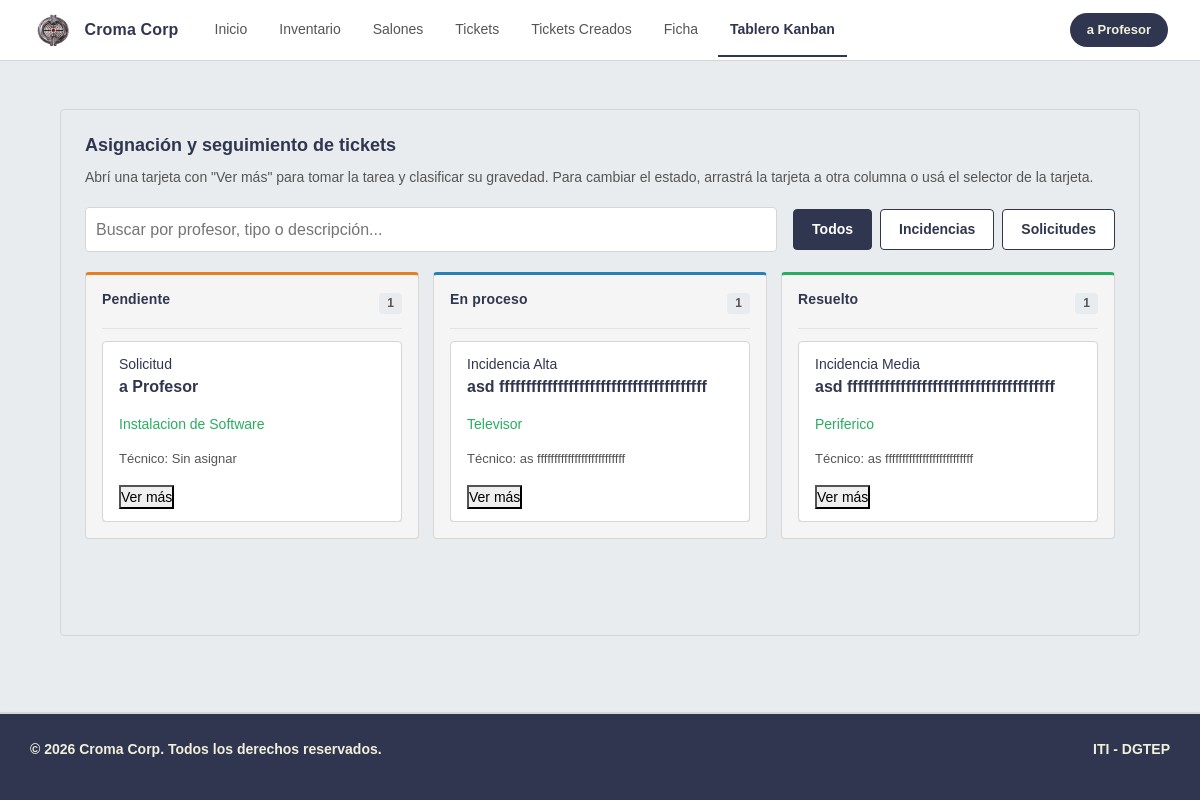
The page /Presentacion/html/tecnico/kanban.php (signed in) on the database its author committed.
### tables this page shows
CREATE TABLE `solicitud` (
  `id_solicitud` int(11) NOT NULL,
  `tipo` varchar(50) NOT NULL,
  `descripcion` text NOT NULL,
  `estado` enum('Pendiente','En proceso','Resuelto','Cancelada') NOT NULL DEFAULT 'Pendiente',
  `cedula_solicitante` varchar(12) NOT NULL,
  `cedula_tecnico` varchar(12) DEFAULT NULL,
  `id_salon` int(11) NOT NULL
);

CREATE TABLE `incidencia` (
  `id_incidencia` int(11) NOT NULL,
  `fecha` date NOT NULL,
  `fecha_limite` date DEFAULT NULL,
  `turno` enum('matutino','vespertino','nocturno') DEFAULT NULL,
  `estado` enum('Pendiente','En proceso','Resuelto') NOT NULL DEFAULT 'Pendiente',
  `tipo` varchar(50) NOT NULL,
  `descripcion` text NOT NULL,
  `prioridad` enum('Sin asignar','Baja','Media','Alta') NOT NULL DEFAULT 'Sin asignar',
  `cedula_solicitante` varchar(12) NOT NULL,
  `cedula_tecnico` varchar(12) DEFAULT NULL,
  `id_registro_origen` int(11) DEFAULT NULL,
  `numero_serie` varchar(50) DEFAULT NULL
);

### Procesos/mostrarkanban.php (called while the page is built, shortened)
<?php
require_once __DIR__ . '/../Datos/Clases/ClassIncidencia.php';
require_once __DIR__ . '/../Datos/Clases/ClassSolicitud.php';
require_once __DIR__ . '/../Datos/Clases/ClassUsuario.php';
require_once __DIR__ . '/../Datos/DataBase/ConexionMYSQL/conexion.php';
$incidencias = Incidencia::mostrar($conexion);
$solicitudes = Solicitud::mostrar($conexion);
$usuarios = Usuario::mostrar();
$nombresPorDocumento = [];
foreach ($usuarios as $usuario) {
    $nombresPorDocumento[$usuario['documento']] = $usuario['nombre'] . ' ' . $usuario['apellido'];
}
$tickets = [];
foreach ($incidencias as $incidencia) {
    $tickets[] = [
        'clase'          => 'Incidencia',
        'id'             => $incidencia['id_incidencia'],
        'tipo'           => $incidencia['tipo'],
        'fecha'          => $incidencia['fecha'],
        'turno'          => $incidencia['turno'],
        'prioridad'      => $incidencia['prioridad'],
        'descripcion'    => $incidencia['descripcion'],
        'estado'         => $incidencia['estado'],
        'numero_serie'   => $incidencia['numero_serie'],
        'cedula_tecnico' => $incidencia['cedula_tecnico'],
        'nombreProf'     => $nombresPorDocumento[$incidencia['cedula_solicitante']] ?? $incidencia['cedula_solicitante'],
        'nombreTecnico'  => $incidencia['cedula_tecnico'] ? ($nombresPorDocumento[$incidencia['cedula_tecnico']] ?? $incidencia['cedula_tecnico']) : 'Sin asignar',
    ];
}
foreach ($solicitudes as $solicitud) {
    $tickets[] = [
        'clase'          => 'Solicitud',
        'id'             => $solicitud['id_solicitud'],
        'tipo'           => $solicitud['tipo'],
        'fecha'          => null,
        'turno'          => null,
        'prioridad'      => null,
        'descripcion'    => $solicitud['descripcion'],
        'estado'         => $solicitud['estado'],
        'numero_serie'   => null,
        'cedula_tecnico' => $solicitud['cedula_tecnico'],
        'nombreProf'     => $nombresPorDocumento[$solicitud['cedula_solicitante']] ?? $solicitud['cedula_solicitante'],
        'nombreTecnico'  => $solicitud['cedula_tecnico'] ? ($nombresPorDocumento[$solicitud['cedula_tecnico']] ?? $solicitud['cedula_tecnico']) : 'Sin asignar',
    ];
}
$miDocumento = $_SESSION['usuarioActivo']['documento'] ?? '';

### Datos/Clases/ClassIncidencia.php (called while the page is built, shortened)
<?php
class Incidencia {
    public static function mostrar($conexion) {
        $sql = "SELECT id_incidencia, fecha, fecha_limite, turno, estado, tipo, descripcion, prioridad, cedula_solicitante, cedula_tecnico, numero_serie
                FROM incidencia
                ORDER BY fecha DESC";
        $resultado = $conexion->query($sql);
        return $resultado->fetch_all(MYSQLI_ASSOC);
    }
}

### Datos/Clases/ClassUsuario.php (called while the page is built, shortened)
<?php
require_once __DIR__ . '/../DataBase/ConexionMYSQL/conexion.php';
class Usuario {
    public static function mostrar(){
    global $conexion;
    $sql = $conexion->query("SELECT documento, nombre, apellido, documento, rol, contrasena FROM usuario");
    $usuarios = [];
    while ($fila = $sql->fetch_assoc()) {
    $usuarios[] = $fila;
}
return $usuarios;
 }
}
?>

### Datos/Clases/ClassSolicitud.php (called while the page is built, shortened)
<?php
class Solicitud {
    public static function mostrar($conexion) {
        $sql = "SELECT id_solicitud, tipo, descripcion, estado, cedula_solicitante, cedula_tecnico, id_salon
                FROM solicitud";
        $resultado = $conexion->query($sql);
        return $resultado->fetch_all(MYSQLI_ASSOC);
    }
}

### Presentacion/html/tecnico/kanban.php (the view, shortened to what this page needs)
<!DOCTYPE html>
<html lang="es">
<head>
    <link rel="stylesheet" href="https://cdn.jsdelivr.net/npm/bootstrap@5.3.3/dist/css/bootstrap.min.css">
    <link rel="stylesheet" href="../../css/global.css">
    <link rel="stylesheet" href="../../css/kanban.css">
</head>
<body data-modulo="kanban">
    <header>
        <?php include '../../globales/Header.php'?>
    </header>
    <?php include_once '../../../Procesos/mostrarkanban.php'; ?>
    <main>
        <section id="seccion-tablero">
            <h3 class="titulo-seccion">Asignación y seguimiento de tickets</h3>
            <p class="ayuda-tablero">Abrí una tarjeta con "Ver más" para tomar la tarea y clasificar su gravedad. Para cambiar el estado, arrastrá la tarjeta a otra columna o usá el selector de la tarjeta.</p>
            <div id="controles">
                <input id="inptbusqueda" name="inptbusqueda" placeholder="Buscar por profesor, tipo o descripción...">
                <div id="filtros">
                    <button type="button" class="filtro-clase activo" data-clase="Todos">Todos</button>
                    <button type="button" class="filtro-clase" data-clase="Incidencia">Incidencias</button>
                    <button type="button" class="filtro-clase" data-clase="Solicitud">Solicitudes</button>
                </div>
            </div>
            <div class="tablero">
                <?php foreach (["Pendiente", "En proceso", "Resuelto"] as $columna): ?>
                    <section class="columna-kanban" data-estado="<?= $columna ?>">
                        <div class="cabecera-columna">
                            <h4><?= $columna ?></h4>
                            <span class="contador-kanban" data-estado="<?= $columna ?>">
                                <?php
                                    $cantidad = 0;
                                    foreach ($tickets as $ticket) {
                                        if ($ticket['estado'] === $columna) {
                                            $cantidad++;
                                        }
                                    }
                                    echo $cantidad;
                                ?>
                            </span>
                        </div>
                        <ul class="lista-kanban" data-estado="<?= $columna ?>">
                            <?php foreach ($tickets as $ticket): ?>
                                <?php if ($ticket['estado'] !== $columna) continue; ?>
                                <li class="tarjeta-kanban" draggable="true" data-id="<?= $ticket['id'] ?>" data-clase="<?= $ticket['clase'] ?>" data-estado="<?= $ticket['estado'] ?>" data-mi-documento="<?= htmlspecialchars($miDocumento) ?>">
                                    <div class="fila-tarjeta">
                                        <span class="etiqueta-clase etiqueta-<?= strtolower($ticket['clase']) ?>"><?= $ticket['clase'] ?></span>
                                        <?php if ($ticket['clase'] === 'Incidencia'): ?>
                                            <span class="etiqueta-gravedad"><?= htmlspecialchars($ticket['prioridad']) ?></span>
                                        <?php endif; ?>
                                    </div>
                                    <p class="tarjeta-nombre"><?= htmlspecialchars($ticket['nombreProf']) ?></p>
                                    <p class="tarjeta-tipo"><?= htmlspecialchars($ticket['tipo']) ?></p>
                                    <p class="tarjeta-asignado">Técnico: <?= htmlspecialchars($ticket['nombreTecnico']) ?></p>
                                    <button type="button" class="boton-detalle">Ver más</button>
                                </li>
                            <?php endforeach; ?>
                        </ul>
                    </section>
                <?php endforeach; ?>
            </div>
        </section>
    </main>
</body>
</html>

### Presentacion/css/global.css (style rules this page uses)
:root { --navy-700: #30364f; --navy-600: #3d4460; --crema: #f0f0db; --peligro: #c0392b; --peligro-claro: #f5e0dd; --exito: #27ae60; --exito-claro: #ddf1e5; --alerta: #e67e22; --alerta-claro: #fceee1; --info: #2980b9; --info-claro: #ddebf5; --superficie: #ffffff; --lienzo: #e8ecef; --lienzo-alt: #f5f5f5; --borde: #d6d6d6; --borde-tenue: #e4e4e4; --texto: #30364f; --texto-tenue: #555555; --radio: 4px; --sombra: 0 1px 2px rgba(48, 54, 79, 0.12); --sombra-elevada: 0 2px 3px rgba(48, 54, 79, 0.18); --transicion: 0.15s ease; --fila: 40px; --alerta-texto: #8a4b12; --info-texto: #1b5b83; --exito-texto: #1a7a44; --peligro-hover: #a93226; --marcador: #8a8a8a; }
* { margin: 0; padding: 0; box-sizing: border-box; text-decoration: none; font-family:Arial, Helvetica, sans-serif; }
html { scroll-behavior: smooth; overflow-x: hidden; }
body { font-family: 'Helvetica Neue', Helvetica, Arial, sans-serif; margin: 0; padding: 0; display: flex; flex-direction: column; min-height: 100vh; background-color: var(--lienzo); overflow-x: hidden; max-width: 100%; }
main { flex: 1; display: flex; justify-content: center; min-width: 0; }
body > header { display: grid; grid-template-columns: auto auto auto 1fr; align-items: center; gap: var(--esp-4); border-bottom: 1px solid var(--borde); background-color: var(--superficie); padding: var(--esp-3) var(--esp-6); }
footer { height: auto; width: 100%; border: 1px; margin-top: 2em; background-color: var(--navy-700); color: var(--crema); padding: 10px 30px 25px; font-weight: bold; font-family: 'Arial', sans-serif; border-top: 2px solid var(--borde); box-shadow: var(--sombra-elevada); }
.footer-bottom { display: flex; align-items: center; font-size: 14px; padding-top: 15px; justify-content: space-between; }
:root { --texto-xs: 12px; --texto-sm: 13px; --texto-base: 14px; --texto-md: 16px; --texto-lg: 18px; --texto-xl: 22px; --alto-linea: 1.45; --alto-linea-titulo: 1.25; --esp-1: 4px; --esp-2: 8px; --esp-3: 12px; --esp-4: 16px; --esp-5: 24px; --esp-6: 32px; --esp-7: 48px; }
body { font-size: var(--texto-base); line-height: var(--alto-linea); color: var(--texto); background-color: var(--lienzo); }
h1, h2, h3, h4 { line-height: var(--alto-linea-titulo); color: var(--navy-700); }
.titulo-seccion { font-size: var(--texto-lg); font-weight: 600; margin-bottom: var(--esp-4); }
body .tarjeta-nombre { font-size: var(--texto-md); font-weight: 600; color: var(--navy-700); }
body > header { display: grid; grid-template-columns: auto 1fr auto; grid-template-areas: "marca enlaces usuario" "titulo titulo titulo"; align-items: center; gap: var(--esp-5); background-color: var(--navy-700); border-bottom: none; padding: 0 var(--esp-6); }
body > header { background-color: var(--superficie); border-bottom: 1px solid var(--borde); gap: var(--esp-5); padding: 0 var(--esp-6); }
body > header { grid-template-areas: "marca enlaces usuario"; padding: 0 var(--esp-6); }

### rows shown on the page
solicitud: clase "Solicitud", nombreProf "a Profesor", tipo "Instalacion de Software", nombreTecnico "Sin asignar"
incidencia: clase "Incidencia", prioridad "Alta", nombreProf "asd fffffffffffffffffffffffffffffffffffffff", tipo "Televisor", nombreTecnico "as ffffffffffffffffffffffffff"
incidencia: clase "Incidencia", prioridad "Media", nombreProf "asd fffffffffffffffffffffffffffffffffffffff", tipo "Periferico", nombreTecnico "as ffffffffffffffffffffffffff"

### other values the page prints
$modulo['etiqueta'] "Inventario"
$modulo['etiqueta'] "Salones"
$modulo['etiqueta'] "Tickets"
$modulo['etiqueta'] "Tickets Creados"
$modulo['etiqueta'] "Ficha"
$modulo['etiqueta'] "Tablero Kanban"
$usuario['nombre'] . " " . $usuario['apellido'] "a Profesor"
$columna "Pendiente"
$cantidad "1"
$columna "En proceso"
$columna "Resuelto"
